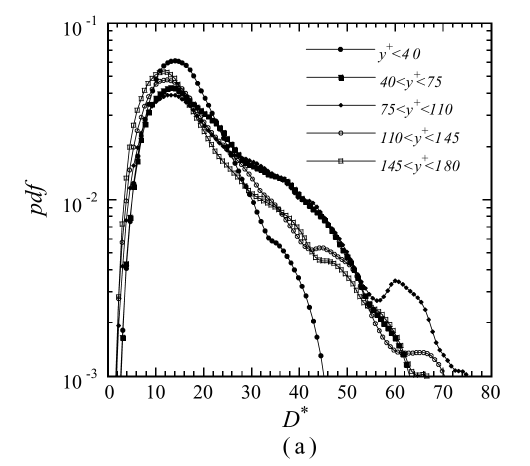
#> input picture LIT/analysis/das2006_fig7a.png, 1059 x 931 px (shown at 1/2 size)
$ python plot_das2006_open_pdf.py
#> lines starting #> are read from the running program, lines starting #| are printed output that depends on the picture; after the words box and inside, x2 and y2 are one past the last pixel; in counts of white or black regions, pixels touching at a corner belong together
"""plot_das2006_open_pdf.py  v01  The open symbols of Fig. 7 of Das et al. (2006) (das2006_fig7a.png, das2006_fig7b.png: high-resolution crops of panels a and b): the pdfs of the diameter D* and
of the maximum azimuthal velocity of the coherent fine eddies in channel flow (Re_tau = 180) for five wall bands; the open circles (110 < y+ < 145) and open squares (145 < y+ < 180) are the
bands away from the wall, the filled symbols the bands near it.  Each open marker is a ring with a light centre: the centres are found as the holes of the dark pixels (binary_fill_holes minus the
dark pixels, area 6-45 px) outside the legend; the points of the two open series share the same abscissae, so the holes are grouped in columns (within 3.5 px) and each group gives
P = mean of its points (the circle and the square), with the group's highest and lowest point as bounds (one point where the two markers overlap).
Axes (pixels): (a) x 216 (D* = 0) to 983 (80), y 46 (p = 0.1) to 752.5 (1e-3); (b) x 200.5 (0) to 966 (3.0), y 69.5 (p = 10) to 774.5 (1e-2).
Outliers (holes between black markers) are rejected by reject_outliers (dark fraction of the annulus around the point); the overlay shows the accepted points in green and the rejected ones in red.  Writes das2006_open_pdfs.csv, das2006_open_overlay.png.   Usage: python plot_das2006_open_pdf.py
"""
import os

import numpy as np
from PIL import Image
from scipy import ndimage as ndi
import matplotlib
matplotlib.use("Agg")
import matplotlib.pyplot as plt

HERE = os.path.dirname(os.path.abspath(__file__))
PANELS = {"D": dict(image="das2006_fig7a.png", x0=216.0, x1=983.0, y0=46.0, y1=752.5, xmax=80.0, top_exp=-1, decades=2, legend=(600, 350)),
          "u": dict(image="das2006_fig7b.png", x0=200.5, x1=966.0, y0=69.5, y1=774.5, xmax=3.0, top_exp=1, decades=3, legend=(570, 440))}


def open_points(pn):
    """Centres (pixels) of the open markers of a panel."""
    im = np.array(Image.open(os.path.join(HERE, pn["image"])).convert("L")).astype(float)
    dark = im < 128
    holes = ndi.binary_fill_holes(dark) & ~dark
    lab, n = ndi.label(holes)
    com = ndi.center_of_mass(holes, lab, range(1, n + 1))
    area = ndi.sum(holes, lab, range(1, n + 1))
    pts = [(c[1], c[0]) for c, a in zip(com, area) if 6 <= a <= 45 and pn["x0"] + 4 < c[1] < pn["x1"] - 4 and pn["y0"] + 3 < c[0] < pn["y1"] - 3
           and not (c[1] > pn["legend"][0] and c[0] < pn["legend"][1])]
    return im, np.array(sorted(pts))


def annulus_dark(dark, cx, cy, r0=5.5, r1=8.0):
    """Fraction of dark pixels in the annulus r0..r1 around a point: low around an open marker (a thin ring and the lines), high in a gap between filled markers."""
    x0, x1, y0, y1 = int(cx - r1 - 1), int(cx + r1 + 2), int(cy - r1 - 1), int(cy + r1 + 2)
    sub = dark[y0:y1, x0:x1]
    yy, xx = np.mgrid[y0:y1, x0:x1]
    r = np.hypot(xx - cx, yy - cy)
    m = (r >= r0) & (r <= r1)
    return float(sub[m].mean())


def reject_outliers(im, pts, pn, areas=None, dark_max=0.60):
    """Open-marker candidates that are really holes between black markers are rejected: the annulus 5.5-8 px around an open marker is mostly light (a thin ring and a few lines), around a gap
    between filled markers it is mostly dark; a point with more than `dark_max` dark pixels there is rejected.  (A running median of ln p along x was tried too and removed: the two open series
    differ by up to 10% and the median merged them.)  Returns a boolean array (True = accepted)."""
    dark = im < 128
    return np.array([annulus_dark(dark, x, y) < dark_max for x, y in pts])


# Points of the open series that are hidden behind black markers, marked by hand on a copy of the figure (das2006_fig7a_dots.png: a green dot for the open circles (110 < y+ < 145), a red dot
# for the open squares (145 < y+ < 180)); pixel centres in that copy, whose axes are x 207.5 (D* = 0) to 974.5 (80) and y 57 (p = 0.1) to 763.5 (1e-3).  They replace the interpolated values.
DOTS_CROP = dict(x0=207.5, x1=974.5, y0=57.0, y1=763.5, xmax=80.0, top_exp=-1, decades=2)
MANUAL_D = [("circle", 467.1, 364.5), ("circle", 475.3, 371.6), ("circle", 480.4, 382.5), ("circle", 489.2, 391.6), ("circle", 495.7, 401.2),
            ("square", 363.5, 196.5), ("square", 373.4, 206.3), ("square", 380.5, 220.5), ("square", 384.5, 234.5), ("square", 392.4, 246.6),
            ("square", 699.5, 548.5), ("square", 709.5, 562.5), ("square", 714.6, 574.2), ("square", 717.5, 586.5), ("square", 723.4, 599.4), ("square", 732.5, 619.5)]


def manual_points():
    """The hand-marked points as (series, D*, p)."""
    c = DOTS_CROP
    return [(name, (x - c["x0"]) / (c["x1"] - c["x0"]) * c["xmax"], 10.0 ** (c["top_exp"] - (y - c["y0"]) / (c["y1"] - c["y0"]) * c["decades"])) for name, x, y in MANUAL_D]


def p_of(y, pn):
    return 10.0 ** (pn["top_exp"] - (y - pn["y0"]) / (pn["y1"] - pn["y0"]) * pn["decades"])


def marker_grid(xs, lo=6.0, hi=9.5):
    """The markers sit on a regular grid in x (the bins of the pdf): spacing h and phase from the x of the accepted points, by maximising the length of the mean phase vector."""
    best = (0.0, None, None)
    for h in np.arange(lo, hi, 0.005):
        ph = 2 * np.pi * xs / h
        r = np.hypot(np.cos(ph).mean(), np.sin(ph).mean())
        if r > best[0]:
            best = (r, h, (np.arctan2(np.sin(ph).mean(), np.cos(ph).mean()) / (2 * np.pi)) * h)
    return best[1], best[2], best[0]


def track_two(found, gate=0.35):
    """Follow the two open series (the circle and the square bands) along the grid (used for the diameter panel; in the swirl panel the two series nearly coincide and the mean of the markers found is used).  found[k] is the list of ln p of the accepted open markers at grid position k (0, 1 or 2 values, rarely more).
    Start at the first position with two markers (the upper and the lower series); then at each position the markers are assigned to the series by the nearest predicted value (the last value of
    the series plus its last slope): two markers go to the two series (the pairing with the smaller total distance), one marker goes to the nearer series if it is within `gate` of its prediction
    and the other series is missing there.  Returns two arrays of ln p (nan where a series is missing)."""
    n = len(found)
    tr = np.full((2, n), np.nan)
    k0 = next(k for k in range(n) if len(found[k]) >= 2)
    v = sorted(found[k0])[-2:]
    tr[0, k0], tr[1, k0] = v[1], v[0]
    def predict(t, k):
        idx = np.nonzero(~np.isnan(tr[t, :k]))[0]
        if len(idx) == 0:
            return np.nan
        if len(idx) >= 2 and k - idx[-1] <= 3:
            slope = (tr[t, idx[-1]] - tr[t, idx[-2]]) / (idx[-1] - idx[-2])
            return tr[t, idx[-1]] + slope * (k - idx[-1])
        return tr[t, idx[-1]]
    for k in list(range(k0 + 1, n)) + []:
        c = list(found[k])
        pa, pb = predict(0, k), predict(1, k)
        if len(c) == 0:
            continue
        if len(c) >= 2:
            c = sorted(c)
            lo, hi = c[0], c[-1]
            d_keep = abs(hi - pa) + abs(lo - pb)
            d_swap = abs(lo - pa) + abs(hi - pb)
            if d_keep <= d_swap:
                tr[0, k], tr[1, k] = hi, lo
            else:
                tr[0, k], tr[1, k] = lo, hi
        else:
            da, db = abs(c[0] - pa), abs(c[0] - pb)
            if min(da, db) <= gate:
                tr[0 if da <= db else 1, k] = c[0]
    return tr


def grid_curve(pn, im, pts, win=2.5, ywin=6, tracking=True, gate=0.35, manual=()):
    """The open-symbol curve on the marker grid, with the two open series followed separately.  At each grid abscissa the accepted open markers within +-win px are assigned to the two series
    (track_two); where a series has no marker (it runs behind a black marker) its ln p is interpolated between the found points of that series, and the black marker near the expected position
    (+-ywin px in y, +-win px in x) refines it: the mean y of the dark pixels there.  P is the mean of the two series.  Returns x_k (data units), P, the two series, flags (0 found, 1 interpolated,
    2 refined on black pixels; per series), the grid spacing and the phase strength."""
    dark = im < 128
    h, phase, strength = marker_grid(pts[:, 0])
    ks = np.arange(int(np.ceil((pts[:, 0].min() - phase) / h)), int(np.floor((pts[:, 0].max() - phase) / h)) + 1)
    xk = phase + ks * h
    lnp = np.log(p_of(pts[:, 1], pn))
    found = [list(lnp[np.abs(pts[:, 0] - x) <= win]) for x in xk]
    if tracking:
        tr = track_two(found, gate)
    else:                                                       # one curve: the mean of the markers found at each grid position (both series together)
        m = np.array([np.mean(f) if len(f) else np.nan for f in found])
        tr = np.vstack([m, m])
    flag = np.zeros((2, len(xk)), int)
    xdata = (xk - pn["x0"]) / (pn["x1"] - pn["x0"]) * pn["xmax"]
    for name, dx, dp in manual:                                    # hand-marked points: put each on the series (upper or lower) whose value there is nearer, and on the nearest grid position
        k = int(np.argmin(np.abs(xdata - dx)))
        if abs(xdata[k] - dx) > 0.6 * h / (pn["x1"] - pn["x0"]) * pn["xmax"]:
            continue
        est = []
        for t in range(2):
            okt = ~np.isnan(tr[t])
            est.append(np.interp(xk[k], xk[okt], tr[t][okt]))
        t = int(np.argmin([abs(np.log(dp) - e) for e in est]))
        tr[t, k] = np.log(dp)
        flag[t, k] = 3
    for t in range(2):
        ok = ~np.isnan(tr[t])
        tr[t] = np.interp(xk, xk[ok], tr[t][ok])
        for i in np.nonzero(~ok)[0]:
            flag[t, i] = 1
            y_exp = pn["y0"] + (pn["top_exp"] - tr[t, i] / np.log(10)) / pn["decades"] * (pn["y1"] - pn["y0"])
            x0, x1, y0, y1 = int(round(xk[i] - win)), int(round(xk[i] + win)) + 1, int(round(y_exp - ywin)), int(round(y_exp + ywin)) + 1
            ys = np.nonzero(dark[y0:y1, x0:x1])[0] + y0
            if len(ys) >= 3:
                tr[t, i] = np.log(p_of(ys.mean(), pn))
                flag[t, i] = 2
    P = 0.5 * (np.exp(tr[0]) + np.exp(tr[1]))
    return (xk - pn["x0"]) / (pn["x1"] - pn["x0"]) * pn["xmax"], P, np.exp(tr), flag, h, strength


def groups(pts, tol=3.5):
    out, cur = [], [pts[0]]
    for q in pts[1:]:
        if q[0] - np.mean([c[0] for c in cur]) <= tol:
            cur.append(q)
        else:
            out.append(np.array(cur))
            cur = [q]
    out.append(np.array(cur))
    return out


def main():
    fig, axes = plt.subplots(1, 2, figsize=(14, 7))
    table = {}
    for ax, (key, pn) in zip(axes, PANELS.items()):
        im, pts_all = open_points(pn)
#> in open_points, `dark = im < 128`:
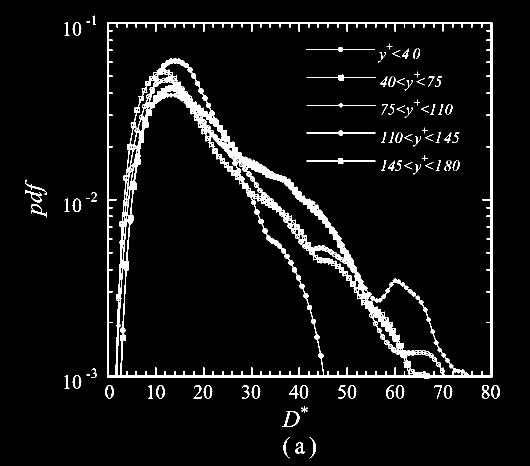
#> dark: shape (931, 1059) bool (shown at 1/2 size); 5.5% white; 92 white regions (5 under 20 px), largest, box (x1, y1, x2, y2) and area: (214, 45, 985, 758) 44394, (613, 149, 751, 162) 384, (612, 94, 750, 104) 337
#> in open_points, `holes = ndi.binary_fill_holes(dark) & ~dark`:
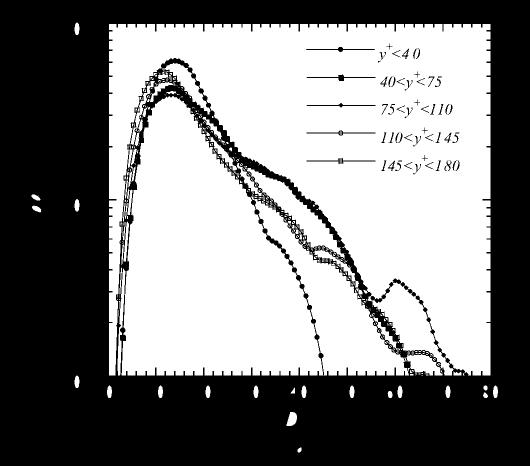
#> holes: shape (931, 1059) bool (shown at 1/2 size); 50.9% white; 55 black regions (2 under 20 px), largest, box (x1, y1, x2, y2) and area: (0, 0, 1059, 931) 479445, (613, 149, 751, 162) 384, (612, 94, 750, 104) 337
#> in open_points, `lab, n = ndi.label(holes)`:
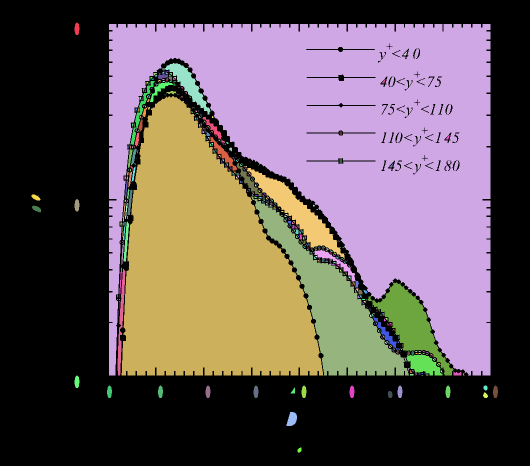
#> lab: shape (931, 1059) int32 (shown at 1/2 size); 472 distinct labels, from 0 to 471; one colour per label, 0 black
#> in open_points, `lab, n = ndi.label(holes)`: n = 471
#> in open_points, `com = ndi.center_of_mass(holes, lab, range(1, n + 1))`: com = 471 pairs, first value 57.31 to 899.7, second value 71.19 to 990.5
#> in open_points, `area = ndi.sum(holes, lab, range(1, n + 1))`: area = 471 values, max 285473 at index 1, min 1 at index 2, mean 1066.2
#> in open_points, `pts = [(c[1], c[0]) for c, a in zip(com, area) if 6 <= a <= 45 and pn[..`: pts = 277 pairs, first value 237 to 926.8, second value 142.2 to 749.5
#> pts_all has the same summary as pts in open_points
        good = reject_outliers(im, pts_all, pn)
        pts = pts_all[good]
#> pts = 212 pairs, first value 237 to 882.3, second value 142.2 to 749.5
        print("%s: %d candidate holes, %d rejected as outliers" % (key, len(pts_all), int((~good).sum())))
#| D: 277 candidate holes, 65 rejected as outliers
        xg, pg, series, flag, h, strength = grid_curve(pn, im, pts, tracking=True, gate=0.18 if key == "D" else 0.35, manual=manual_points() if key == "D" else ())        # the two open series are followed separately in both panels (a wider gate for the swirl panel, where the curves are steeper in ln p)
#> the loop in marker_grid, `for h in np.arange(lo, hi, 0.005):` made 700 passes
#> (r, best) on passes 1, 19, 20, 21, 45, 46, 47, 48, 49, 50, 62, 63: (0.0349, (0.0349, 6, 2.98)), (0.035, (0.035, 6.09, -0.191)), (0.0364, (0.0364, 6.09, -0.541)), (0.0369, (0.0369, 6.1, -0.895)), (0.04, (0.04, 6.22, 2.04)), (0.0459, (0.0459, 6.22, 1.68)), (0.0511, (0.0511, 6.23, 1.29)), (0.0551, (0.0551, 6.23, 0.879)), (0.0576, (0.0576, 6.24, 0.447)), (0.0585, (0.0585, 6.24, -0.0052)), (0.0605, (0.0605, 6.3, -0.655)), (0.0613, (0.0613, 6.31, -1.12))
#> r on passes 2 to 7: 0.0314, 0.0293, 0.0285, 0.0281, 0.0273, 0.0257
#> in grid_curve, `h, phase, strength = marker_grid(pts[:, 0])`: h = 7.44; phase = -1.46; strength = 0.42
#> in grid_curve, `xk = phase + ks * h`: xk = 86 values from 244.1 to 876.5
#> in grid_curve, `lnp = np.log(p_of(pts[:, 1], pn))`: lnp = 212 values, max -2.93 at index 46, min -6.89 at index 204, mean -4.9
#> in grid_curve, `found = [list(lnp[np.abs(pts[:, 0] - x) <= win]) for x in xk]`: found = 86 items, first 6: [-4.92, -5.06, -4.98, -5.16], [-4.32, -4.62], [-3.91, -4.22, -3.92], [-3.63, -3.92, -3.92, -3.63], [-3.43, -3.7, -3.98, -3.71, -3.44], [-3.28, -3.52, -3.29]
#> in track_two, `n = len(found)`: n = 86
#> in track_two, `k0 = next(k for k in range(n) if len(found[k]) >= 2)`: k0 = 0
#> in track_two, `v = sorted(found[k0])[-2:]`: v = [-4.98, -4.92]
#> the loop in track_two, `for k in list(range(k0 + 1, n)) + []:` made 85 passes
#> (c, pa, pb, lo, hi, d_keep) on passes 2 to 7: ([-4.22, -3.92, -3.91], -3.72, -4.25, -4.22, -3.91, 0.225), ([-3.92, -3.92, -3.63, -3.63], -3.51, -3.82, -3.92, -3.63, 0.222), ([-3.98, -3.71, -3.7, -3.44, -3.43], -3.34, -3.62, -3.98, -3.43, 0.445), ([-3.52, -3.29, -3.28], -3.24, -4.04, -3.52, -3.28, 0.559), ([-3.38, -3.18, -3.17], -3.13, -3.07, -3.38, -3.17, 0.349), ([-3.31, -3.26, -3.25, -3.09, -3.08], -3.06, -3.24, -3.31, -3.08, 0.0949)
#> (c, pa, pb, lo, hi, d_keep) on pass 23: ([-3.81, -3.8, -3.66], -3.81, -3.65, -3.81, -3.66, 0.311)
#> the loop in grid_curve, `for name, dx, dp in manual:` made 16 passes
#> (name, dx, dp) on passes 1 to 12: ('circle', 27.08, 0.0135), ('circle', 27.93, 0.0129), ('circle', 28.46, 0.012), ('circle', 29.38, 0.0113), ('circle', 30.06, 0.0106), ('square', 16.27, 0.0403), ('square', 17.3, 0.0378), ('square', 18.04, 0.0344), ('square', 18.46, 0.0314), ('square', 19.29, 0.0291), ('square', 51.32, 0.00406), ('square', 52.36, 0.00371)
        x, p, top, bot, n = xg, pg, series.max(axis=0), series.min(axis=0), flag.max(axis=0)
        table[key] = (x, top, bot, p, n)
        print("%s: grid spacing %.2f px (phase strength %.2f), %d grid points; per series: found %d and %d, interpolated and refined on black pixels %d and %d, interpolated only %d and %d; hand-marked %d and %d" % (
            key, h, strength, len(xg), int((flag[0] == 0).sum()), int((flag[1] == 0).sum()), int((flag[0] == 2).sum()), int((flag[1] == 2).sum()), int((flag[0] == 1).sum()), int((flag[1] == 1).sum()), int((flag[0] == 3).sum()), int((flag[1] == 3).sum())))
#| D: grid spacing 7.44 px (phase strength 0.42), 86 grid points; per series: found 75 and 65, interpolated and refined on black pixels 5 and 12, interpolated only 0 and 1; hand-marked 6 and 8
        ax.imshow(im, cmap="gray")
        ax.scatter(pts[:, 0], pts[:, 1], s=18, facecolors="none", edgecolors="lime", lw=0.8)
        ax.scatter(pts_all[~good][:, 0], pts_all[~good][:, 1], s=26, facecolors="none", edgecolors="r", lw=1.0)
        px = pn["x0"] + x / pn["xmax"] * (pn["x1"] - pn["x0"])
        py_of = lambda v: pn["y0"] + (pn["top_exp"] - np.log10(v)) / pn["decades"] * (pn["y1"] - pn["y0"])
        for t, colour in ((0, "tab:green"), (1, "tab:cyan")):
            ax.plot(px, py_of(series[t]), c=colour, lw=0.8)
            ax.scatter(px[flag[t] == 0], py_of(series[t])[flag[t] == 0], s=9, c=colour)
            ax.scatter(px[flag[t] == 2], py_of(series[t])[flag[t] == 2], s=16, c="tab:blue", marker="s")
            ax.scatter(px[flag[t] == 1], py_of(series[t])[flag[t] == 1], s=16, c="tab:orange", marker="^")
            ax.scatter(px[flag[t] == 3], py_of(series[t])[flag[t] == 3], s=40, c="magenta", marker="*")
        ax.plot(px, py_of(p), c="magenta", lw=1.0, ls="--")
        ax.set_xlim(pn["x0"] - 20, pn["x1"] + 20)
        ax.set_ylim(pn["y1"] + 20, pn["y0"] - 20)
        ax.axis("off")
#> pass 2 of the loop in main, `for ax, (key, pn) in zip(axes, PANELS.items()):`:
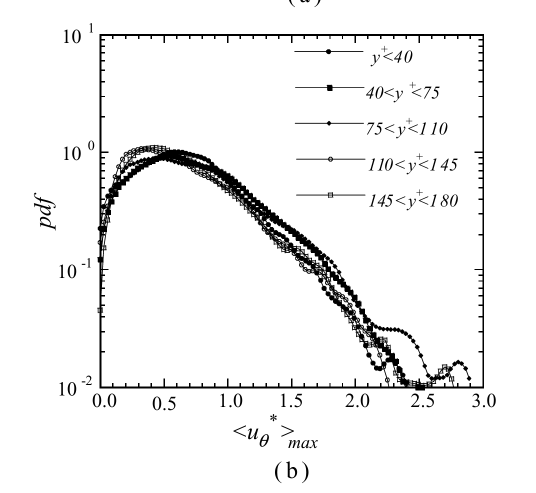
#> input picture LIT/analysis/das2006_fig7b.png, 1072 x 985 px (shown at 1/2 size)
#> im: shape (985, 1072) float64
#> in open_points (call 2), `dark = im < 128`:
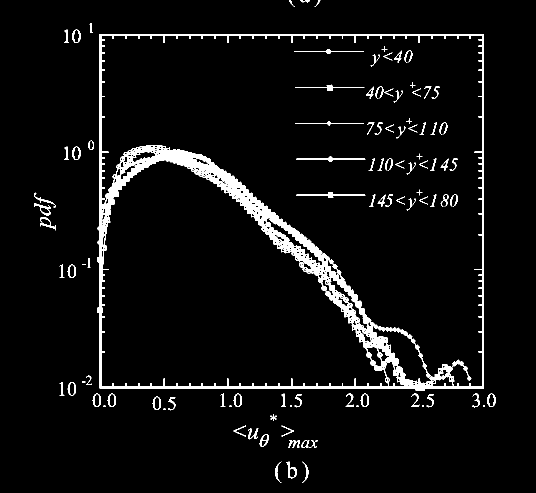
#> dark: shape (985, 1072) bool (shown at 1/2 size); 4.8% white; 100 white regions (9 under 20 px), largest, box (x1, y1, x2, y2) and area: (194, 68, 968, 781) 40251, (590, 169, 729, 182) 385, (592, 384, 731, 396) 336
#> holes: shape (985, 1072) bool; 47.6% white; 412 white regions (348 under 20 px), largest, box (x1, y1, x2, y2) and area: (203, 72, 965, 773) 312443, (203, 320, 777, 773) 172740, (744, 652, 862, 766) 4980
#> in open_points (call 2), `lab, n = ndi.label(holes)`:
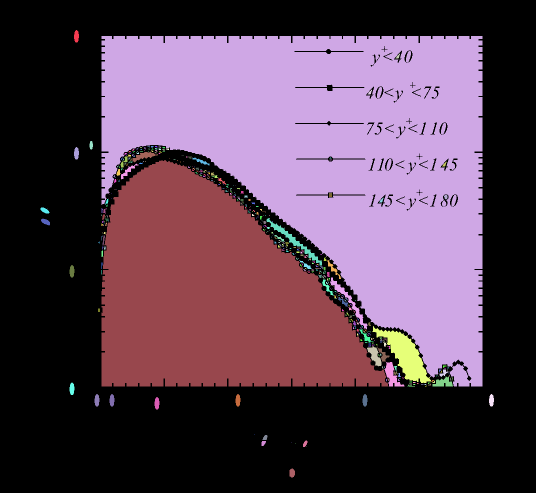
#> lab: shape (985, 1072) int32 (shown at 1/2 size); 455 distinct labels, from 0 to 454; one colour per label, 0 black
#| u: 233 candidate holes, 124 rejected as outliers
#> the loop in marker_grid (call 2), `for h in np.arange(lo, hi, 0.005):` made 700 passes
#> h on passes 1 to 3: 6, 6, 6.01
#| u: grid spacing 7.48 px (phase strength 0.46), 93 grid points; per series: found 31 and 47, interpolated and refined on black pixels 52 and 37, interpolated only 10 and 9; hand-marked 0 and 0
    fig.tight_layout()
    fig.savefig(os.path.join(HERE, "das2006_open_overlay.png"), dpi=110)
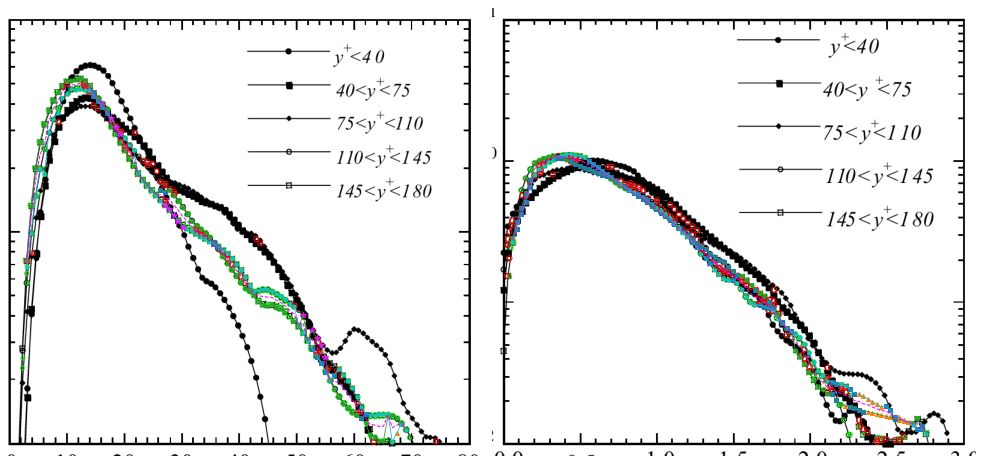
#> figure drawn by matplotlib, 2 panels
    plt.close(fig)
    nmax = max(len(table["D"][0]), len(table["u"][0]))
    pad = lambda a: np.pad(a.astype(float), (0, nmax - len(a)), constant_values=np.nan)
    np.savetxt(os.path.join(HERE, "das2006_open_pdfs.csv"), np.column_stack([pad(table["D"][0]), pad(table["D"][1]), pad(table["D"][2]), pad(table["D"][3]),
                                                                          pad(table["u"][0]), pad(table["u"][1]), pad(table["u"][2]), pad(table["u"][3])]),
               delimiter=",", header="D_star,pD_top,pD_bottom,pD,u_star,pv_top,pv_bottom,pv", comments="")


if __name__ == "__main__":
    main()
